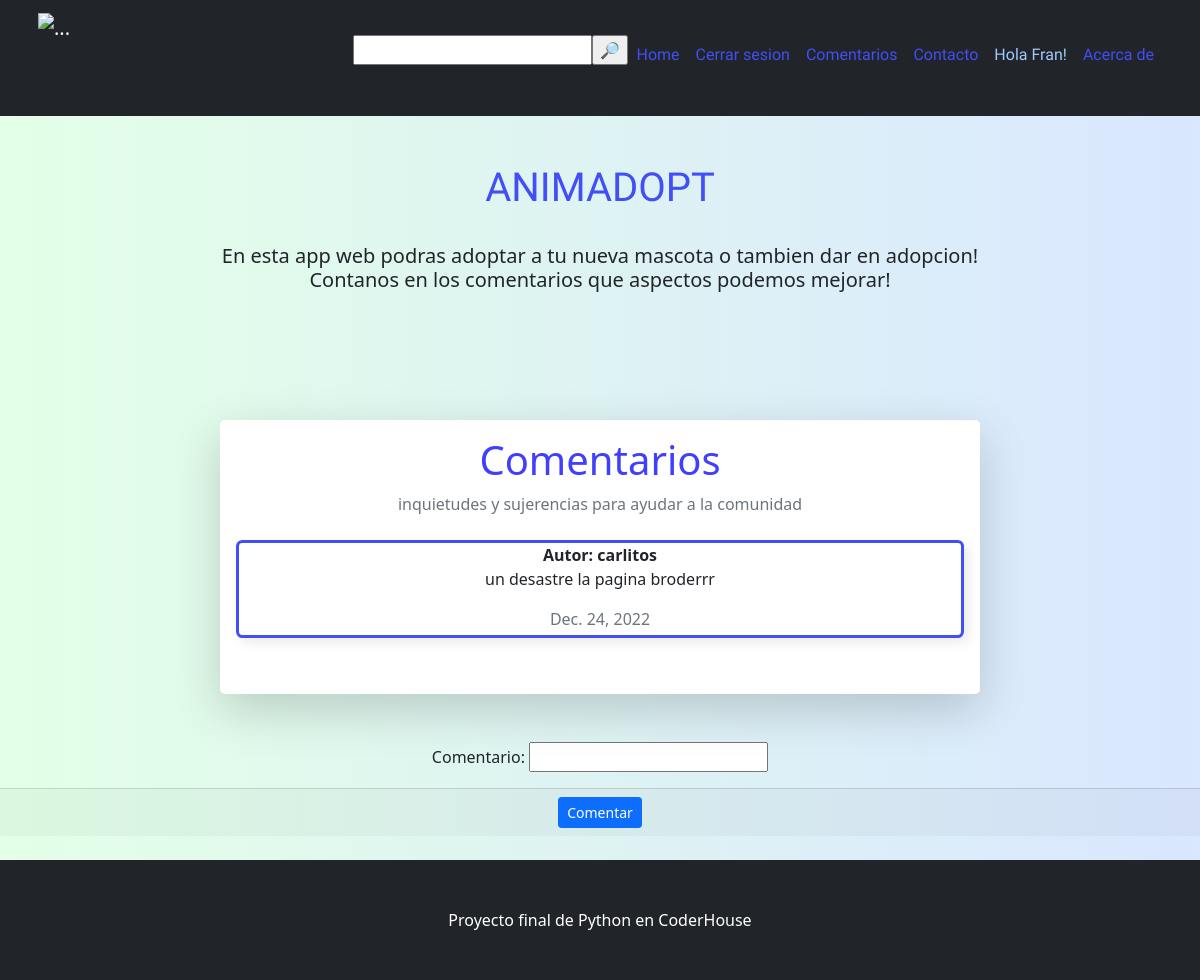
Page /comentarios/lcomen/ (signed in) on the committed database.
### comenapp/models.py (models this page shows, shortened)
class Coments(models.Model):
    remitente = models.ForeignKey(User, on_delete=models.CASCADE)
    contenido = models.CharField(max_length=1000)
    fecha = models.DateField(default=datetime.now)

### comenapp/views.py (the view)
# urls.py: path('lcomen/', form_comen, name="lcomen"),
def form_comen(request):
    comen = Coments.objects.all()
    usuario = request.user
    if request.method == "POST":
        fcomen = ComentForm(request.POST)
        if fcomen.is_valid():
            coment = fcomen.save(commit=False)
            coment.remitente = request.user
            coment.save()
        return redirect("lcomen")
    else:
        fcomen = ComentForm()
    return render(request, "comenapp/comen_list.html", {"form_comentarios": fcomen, "list_comentarios":comen, "usuarios": usuario})

### comenapp/forms.py
class ComentForm(forms.ModelForm):
    remitente = models.CharField(max_length=50)
    contenido = forms.CharField(label="Comentario")
    class Meta:
        model = Coments
        fields = ('contenido',)

### comenapp/templates/comenapp/comen_list.html (shortened to what this page needs)
{% extends 'blogapp/index.html' %}
{% block comentarios %}
<div class="container px-5 my-5">
    <div class="row justify-content-center">
        <div class="col-lg-8">
            <div class="card border-0 rounded-3 shadow-lg">
                <div class="card-body p-4; text-center">
                    <div class="text-center">
                        <div class="h1 fw-light" style="color: rgb(63, 63, 252);">Comentarios</div>
                        <p style="color: rgb(237, 99, 99);" class="mb-4 text-muted">inquietudes y sujerencias para ayudar a la comunidad</p>
                    </div>
                    {% if list_comentarios %}
                        {% for comen in list_comentarios %}
                            <div>
                                <div style="border-radius: 0.4em;
                                            box-shadow: 0.3em 0.3em 0.7em #00000015;
                                            transition: border 0.5s cubic-bezier(0.175, 0.885, 0.32, 1.275);
                                            border: rgb(66, 78, 246) 0.2em solid;" class="card h-100">
                                <div> <strong class="col-md-5 mb-2" >Autor: <h7>{{ comen.remitente }}</h7></strong></div><p>{{ comen.contenido }}</p><p style="color: rgb(237, 99, 99);" class="mb-1 text-muted">{{ comen.fecha }}</p>
                                    </div>
                            </div>
                            <br>
                        {% endfor %}
                    {% else %}
                    <p>No hay comentarios de momento</p>
                    {% endif %}
                    </div>
                </div>
            </div>
        </div>
    </div>
{% if request.user.is_authenticated %}
<div class="text-center" >
    <form  method="post">
            {{ form_comentarios.as_p }}
        <div class="card-footer">
            <input class="btn btn-primary btn-sm" type="submit" value="Comentar" >
        </div>
    </form>
</div>
{% endif %}
{% endblock %}

### blogapp/templates/blogapp/index.html (shortened to what this page needs)
<!DOCTYPE html>
<html lang="en">
    <head>
        {% load static %}
        <link href=" {% static 'css/styles.css' %} " rel="stylesheet" />
    </head>
    <body>
        <nav class="navbar navbar-expand-sm navbar-dark bg-dark">
            <div class="container px-2">
                <img class="navbar-brand" src="{% static 'assets/img/catslepp.svg' %}" width="100" height="100" alt="..." />
                <div class="collapse navbar-collapse" id="navbarSupportedContent">
                    <ul class="navbar-nav ms-auto mb-2 mb-lg-0">
                        <form action="{% url 'busqueda' request.user.id %}" method="get">
                            <p>
                                <input type="text" name="animal"><input type="submit" value="&#128270;">
                            </p>
                        </form>
                        <li class="nav-item"><a style="font-family: 'Zen Dots', cursive; color: rgb(66, 78, 246);" class="nav-link active" aria-current="page" href=" {% url 'home' %} ">Home</a></li>
                        {% if request.user.is_authenticated%}
                        <li class="nav-item"><a style="font-family: 'Zen Dots', cursive; color: rgb(66, 78, 246);" class="nav-link" href="{% url 'logout' %}">Cerrar sesion</a>
                        <li class="nav-item"><a style="font-family: 'Zen Dots', cursive; color: rgb(66, 78, 246);" class="nav-link" href="{% url 'lcomen' %}">Comentarios</a></li>
                        <li class="nav-item"><a style="font-family: 'Zen Dots', cursive; color: rgb(66, 78, 246);" class="nav-link" href="{% url 'contacto' %}">Contacto</a></li>
                        <li class="nav-item"><a style="font-family: 'Zen Dots', cursive; color: rgb(159, 201, 255);" class="nav-link" href="{% url 'perfil' request.user.id %}">Hola {{request.user.username}}!</a></li>
                        {% endif %}
                        <li class="nav-item"><a style="font-family: 'Zen Dots', cursive; color: rgb(66, 78, 246);" class="nav-link" href="{% url 'Acerca' %}">Acerca de</a></li>
                    </ul>
                </div>
            </div>
        </nav>
        <div class="container px-4 px-lg-5; text-center">
            {% if request.user.is_authenticated %}
                <div class="row gx-4 gx-lg-5 align-items-center my-5">
                    <div class="text-center">
                        <div class="text-center">
                            <h1 style="font-family: 'Zen Dots', cursive; color: rgb(66, 78, 246);" >ANIMADOPT</h1>
                            <br>
                            <h5>En esta app web podras adoptar a tu nueva mascota o tambien dar en adopcion!
                                <br>
                                Contanos en los comentarios que aspectos podemos mejorar!
                            </h5>
                            <br>
                        </div>
                    </div>
                </div>
            </div>
            {% endif %}
            <div class="row gx-4 gx-lg-5">
                {% block comentarios %}
                {% endblock %}
            </div>
        <br>
        <footer style="margin: top 100px;" class="py-5 bg-dark">
            <div class="container px-4 px-lg-5"><p class="m-0 text-center text-white">Proyecto final de Python en CoderHouse</p></div>
        </footer>
    </body>
</html>

### blogapp/templates/blogapp/index.html (style rules this page uses)
body { background: linear-gradient(90deg, #e3ffe7 0%, #d9e7ff 100%); }

### rows in the picture
Coments: remitente "carlitos", contenido "un desastre la pagina broderrr", fecha "Dec. 24, 2022"

### other values in the picture
{{ request.user.username }} "Fran"
